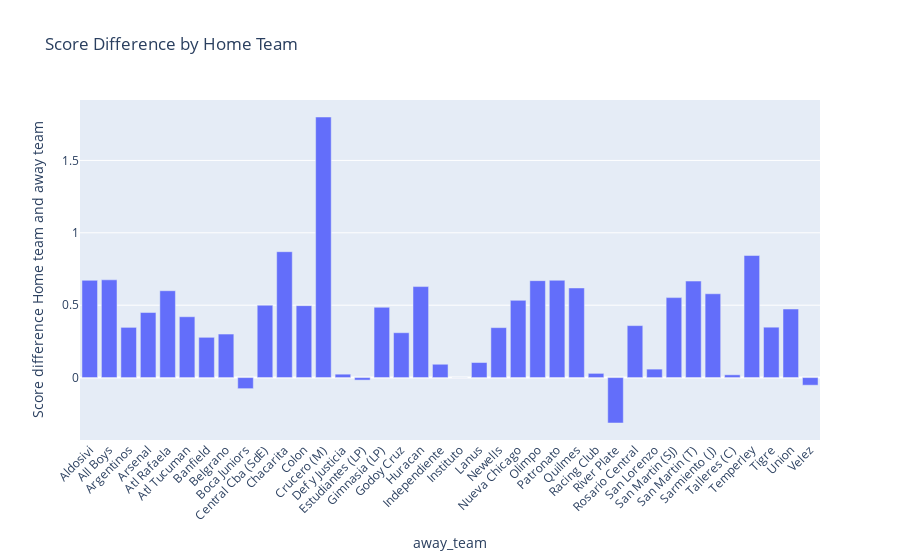

Source (notebook cell):
### Code cell
#
#    df_all.pivot_table("difference_non_abs", "away_team")
#    .rename_axis("Away_Team")
#    .plot(kind="bar", rot=0, legend=False)
#    .set_ylabel("Score difference Home team and away team")
#);

# Create the pivoted DataFrame
df_pivot = df_all.pivot_table("difference_non_abs", "away_team").reset_index()
df_pivot.columns = ["away_team", "Score_Difference"]

# Plot using Plotly
fig = px.bar(
    df_pivot,
    x="away_team",
    y="Score_Difference",
    labels={"Score_Difference": "Score difference Home team and away team"},
    title="Score Difference by Home Team"
)

# Customize rotation of x-axis labels
fig.update_layout(xaxis_tickangle=-45)

fig.show()

### Figure 1 — Plotly figure (JSON) as saved in the notebook; plotly's stock layout.template omitted (floating-point values rounded to 4 significant figures)
{"data": [{"hovertemplate": "away_team=%{x}<br>Score difference Home team and away team=%{y}<extra></extra>", "legendgroup": "", "marker": {"color": "#636efa", "pattern": {"shape": ""}}, "name": "", "orientation": "v", "showlegend": false, "textposition": "auto", "type": "bar", "x": ["Aldosivi", "All Boys", "Argentinos", "Arsenal", "Atl Rafaela", "Atl Tucuman", "Banfield", "Belgrano", "Boca Juniors", "Central Cba (SdE)", "Chacarita", "Colon", "Crucero (M)", "Def y Justicia", "Estudiantes (LP)", "Gimnasia (LP)", "Godoy Cruz", "Huracan", "Independiente", "Instituto", "Lanus", "Newells", "Nueva Chicago", "Olimpo", "Patronato", "Quilmes", "Racing Club", "River Plate", "Rosario Central", "San Lorenzo", "San Martin (SJ)", "San Martin (T)", "Sarmiento (J)", "Talleres (C)", "Temperley", "Tigre", "Union", "Velez"], "xaxis": "x", "y": [0.6719, 0.6753, 0.3469, 0.4494, 0.6, 0.4203, 0.2782, 0.3008, -0.07647, 0.5, 0.8696, 0.4969, 1.8, 0.02353, -0.01744, 0.4855, 0.3099, 0.6286, 0.09211, 0, 0.104, 0.345, 0.5333, 0.6694, 0.6721, 0.619, 0.02907, -0.3137, 0.359, 0.05848, 0.5524, 0.6667, 0.5789, 0.01923, 0.8431, 0.3481, 0.4737, -0.05263], "yaxis": "y"}], "layout": {"barmode": "relative", "legend": {"tracegroupgap": 0}, "title": {"text": "Score Difference by Home Team"}, "xaxis": {"anchor": "y", "domain": [0, 1], "tickangle": -45, "title": {"text": "away_team"}}, "yaxis": {"anchor": "x", "domain": [0, 1], "title": {"text": "Score difference Home team and away team"}}}}
